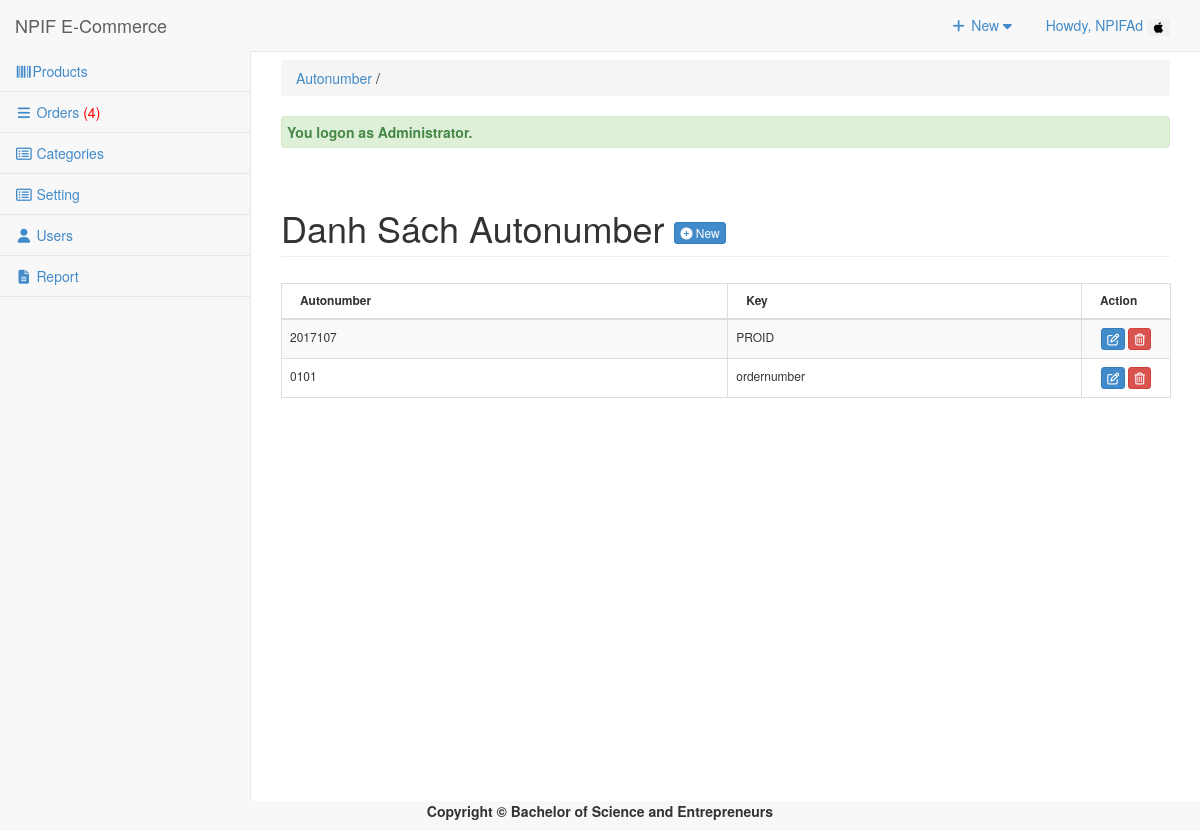
The page /admin/autonumber/index.php (signed in) on the database its author committed.
### tables this page shows
CREATE TABLE `tbluseraccount` (
  `USERID` int(11) NOT NULL,
  `U_NAME` varchar(122) NOT NULL,
  `U_USERNAME` varchar(122) NOT NULL,
  `U_PASS` varchar(122) NOT NULL,
  `U_ROLE` varchar(30) NOT NULL,
  `USERIMAGE` varchar(255) NOT NULL
);

CREATE TABLE `tblautonumber` (
  `ID` int(11) NOT NULL,
  `AUTOSTART` varchar(11) NOT NULL,
  `AUTOINC` int(11) NOT NULL,
  `AUTOEND` int(11) NOT NULL,
  `AUTOKEY` varchar(12) NOT NULL,
  `AUTONUM` int(30) NOT NULL
);

### admin/autonumber/index.php (called while the page is built, shortened)
<?php
require_once("../../include/initialize.php");
$view = (isset($_GET['view']) && $_GET['view'] != '') ? $_GET['view'] : '';
$header=$view;
$title="Autonumber";
require_once ("../theme/templates.php");
?>

### include/database.php (called while the page is built, shortened)
<?php
class Database {
	var $sql_string = '';
	private $conn;
	public function open_connection() {
		$this->conn = mysqli_connect(server,user,pass);
		if(!$this->conn){
			echo "Problem in database connection! Contact administrator!";
			exit();
		}else{
			$db_select = mysqli_select_db($this->conn,database_name);
		}
	}
	function setQuery($sql='') {
		$this->sql_string=$sql;
	}
	function executeQuery() {
		$result = mysqli_query($this->conn,$this->sql_string);
		return $result;
	}
	private function confirm_query($result) {
		return $result;
	}
	function loadResultList( $key='' ) {
		$cur = $this->executeQuery();
		$array = array();
		while ($row = mysqli_fetch_object($cur)) {
			if ($key) {
				$array[$row->$key] = $row;
			} else {
				$array[] = $row;
			}
		}
		return $array;
	}
	function loadSingleResult() {
		$cur = $this->executeQuery();
		while ($row = mysqli_fetch_object($cur)) {
		return $data = $row;
		}
	}
	public function num_rows($result_set) {
		return mysqli_num_rows($result_set);
	}
}
$mydb = new Database();
?>

### include/accounts.php (called while the page is built, shortened)
<?php
require_once(LIB_PATH.DS.'database.php');
class User {
	protected static  $tblname = "tbluseraccount";
	function single_user($id=""){
			global $mydb;
			$mydb->setQuery("SELECT * FROM ".self::$tblname."
				Where USERID= '{$id}' LIMIT 1");
			$cur = $mydb->loadSingleResult();
			return $cur;
	}
}
?>

### admin/autonumber/list.php (the view, shortened to what this page needs)
<div class="row">
      	 <div class="col-lg-12">
           <h1 class="page-header">Danh Sách Autonumber  <a href="index.php?view=add" class="btn btn-primary btn-xs  ">  <i class="fa fa-plus-circle fw-fa"></i> New</a>  </h1>
      		</div>
  		 </div>
 		    <form action="controller.php?action=delete" Method="POST">
		     <div class="table-responsive">
			<table id="example" class="table table-striped table-bordered table-hover"  style="font-size:12px" cellspacing="0">
			  <thead>
			  	<tr>
			  		<th>
			  		 Autonumber</th>
			  		  <th>Key</th>
			  		 <th width="10%" align="center">Action</th>
			  	</tr>
			  </thead>
			  <tbody>
			  	<?php
			  		$mydb->setQuery("SELECT * FROM `tblautonumber`");
			  		$cur = $mydb->loadResultList();
					foreach ($cur as $result) {
			  		echo '<tr>';
		  			echo '<td>' . $result->AUTOSTART.$result->AUTOEND.'</td>';
		  			echo '<td>' . $result->AUTOKEY.'</td>';
			  		echo '<td align="center"><a title="Edit" href="index.php?view=edit&id='.$result->AUTOKEY.'" class="btn btn-primary btn-xs  ">  <span class="fa fa-edit fw-fa"></a>
			  		     <a title="Delete" href="controller.php?action=delete&id='.$result->AUTOKEY.'" class="btn btn-danger btn-xs  ">  <span class="fa  fa-trash-o fw-fa "></a></td>';
			  		echo '</tr>';
			  	}
			  	?>
			  </tbody>
			</table>
			</form>

### admin/theme/templates.php (shortened to what this page needs)
<!DOCTYPE html>
<html lang="en">
<head>
<link href="<?php echo web_root; ?>admin/css/bootstrap.min.css" rel="stylesheet">
<link href="<?php echo web_root; ?>admin/css/metisMenu.min.css" rel="stylesheet">
<link href="<?php echo web_root; ?>admin/css/timeline.css" rel="stylesheet">
<link href="<?php echo web_root; ?>admin/css/sb-admin-2.css" rel="stylesheet">
<link href="<?php echo web_root; ?>admin/font/css/font-awesome.min.css" rel="stylesheet" type="text/css">
<link href="<?php echo web_root; ?>admin/font/font-awesome.min.css" rel="stylesheet" type="text/css">
<link href="<?php echo web_root; ?>admin/css/dataTables.bootstrap.css" rel="stylesheet">
<link href="<?php echo web_root; ?>css/bootstrap-datetimepicker.min.css" rel="stylesheet" media="screen">
<link href="<?php echo web_root; ?>css/datepicker.css" rel="stylesheet" media="screen">
<link href="<?php echo web_root; ?>admin/css/costum.css" rel="stylesheet">
<link href="<?php echo web_root; ?>admin/css/ekko-lightbox.css" rel="stylesheet">
</head>
  <?php
    $query = "SELECT * FROM tblsummary WHERE ORDEREDSTATS = 'Pending'";
    $mydb->setQuery($query);
    $cur = $mydb->executeQuery();
    $rowscount = $mydb->num_rows($cur);
    $res = isset($rowscount)? $rowscount : 0;
    if($res>0){
    $order = '<span style="color:red;">('.$res.')</span>';
    }else{
        $order = '<span> ('.$res.')</span>';
    }
?>
<body>
   <div id="wrapper">
        <nav class="navbar navbar-default navbar-static-top  " role="navigation" style="margin-bottom: 0">
            <div class="navbar-header">
                 <a class="navbar-brand"  href="<?php echo web_root; ?>admin/index.php" >NPIF E-Commerce</a>
            </div>
            <ul class="nav navbar-top-links navbar-right">
                 <li class="dropdown">
                    <a class="dropdown-toggle" data-toggle="dropdown" href="#">
                        <i class="fa fa-plus fa-fw"></i> New  <i class="fa fa-caret-down"></i>
                    </a>
                </li>
<?php
 $user = New User();
$singleuser = $user->single_user($_SESSION['USERID']);
?>
                <li class="dropdown">
                    <a class="dropdown-toggle" data-toggle="dropdown" href="#">
                        Howdy, <?php echo $_SESSION['U_NAME']; ?> <img title="profile image" width="23px" height="17px" src="<?php echo web_root.'admin/user/'.$singleuser ->USERIMAGE ?>">
                    </a>
                </li>
            </ul>
            <div class="navbar-default sidebar" role="navigation">
                <div class="sidebar-nav navbar-collapse">
                    <ul class="nav" id="side-menu">
                        <li>
                             <a href="<?php echo web_root; ?>admin/products/index.php"><i class="fa fa-barcode fa-fw"></i>Products </a>
                        </li>
                        <li>
                             <a href="<?php echo web_root; ?>admin/orders/index.php" ><i class="fa fa-reorder fa-fw"></i>  Orders <?php echo $order; ?></a>
                  </li>
                         <li>
                             <a href="<?php echo web_root; ?>admin/category/index.php" ><i class="fa fa-list-alt fa-fw"></i>  Categories </a>
                        </li>
                        <?php if ($_SESSION['U_ROLE']=='Administrator') {
                        ?>
                         <li>
                             <a href="<?php echo web_root; ?>admin/settings/index.php" ><i class="fa fa-list-alt fa-fw"></i>  Setting </a>
                        </li>
                          <li>
                            <a href="<?php echo web_root; ?>admin/user/index.php" ><i class="fa fa-user fa-fw"></i> Users </a>
                        </li>
                         <li>
                            <a href="<?php echo web_root; ?>admin/report/index.php" ><i class="fa  fa-file-text fa-fw"></i> Report </a>
                        </li>
                 <?php }  ?>
                    </ul>
                </div>
            </div>
        </nav>
  <div id="page-wrapper">
            <div class="row" >
                <div class="col-lg-12">
                    <?php
                    if ($title<>'Dashboard'){
                       echo   '<p class="breadcrumb" style="margin-top: 8px;">
                        <a href="index.php" title="'. $title.'" >'. $title.'</a>
                        '.(isset($header) ? ' / '. $header : '').'  </p>'  ;
                    } ?>
                  <?php require_once $content; ?>
                </div>
            </div>
        </div>
    </div>
</body>
      <footer><p  style="text-align: center;font-weight: bold;">Copyright &copy; Bachelor of Science and Entrepreneurs </p></footer>
</html>

### admin/css/sb-admin-2.css (style rules this page uses)
body { background-color: #f8f8f8; }
#wrapper { width: 100%; }
#page-wrapper { padding: 0 15px; min-height: 568px; background-color: #fff; }
@media (min-width:768px) { #page-wrapper { position: inherit; margin: 0 0 0 250px; padding: 0 30px; border-left: 1px solid #e7e7e7; } }
.navbar-top-links { margin-right: 0; }
.navbar-top-links li { display: inline-block; }
.navbar-top-links li:last-child { margin-right: 15px; }
.navbar-top-links li a { padding: 15px; min-height: 50px; }
.sidebar .sidebar-nav.navbar-collapse { padding-right: 0; padding-left: 0; }
.sidebar ul li { border-bottom: 1px solid #e7e7e7; }
@media (min-width:768px) { .sidebar { z-index: 1; position: absolute; width: 250px; margin-top: 51px; } }

### rows shown on the page
tbluseraccount: USERIMAGE (picture)
tblautonumber: AUTOSTART "2017", AUTOEND "107", AUTOKEY "PROID"
tblautonumber: AUTOSTART "0", AUTOEND "101", AUTOKEY "ordernumber"

### other values the page prints
$_SESSION['U_NAME'] "NPIFAd"
$res "4"
$title "Autonumber"
$_SESSION['message'] "You logon as Administrator."
